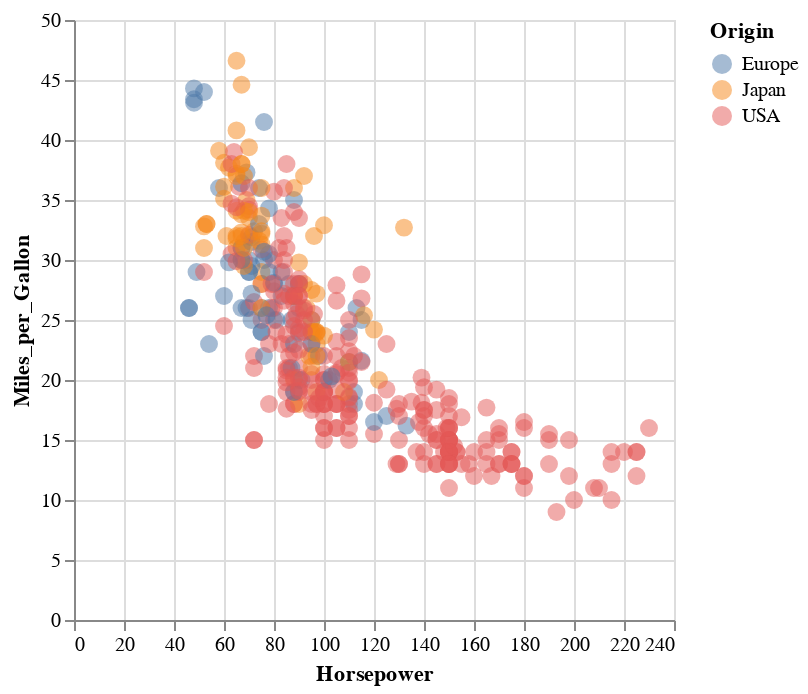

Here is the notebook cell this chart was saved with:
### Code cell
# 2.3.2 interval 

# example of an interval

#step1, click drag to select a range in the x and y directions
selection=alt.selection_interval();

#step2
colorCondition=alt.condition(selection,"Origin",alt.value("gray"))

hp_mpg.add_params(
    #step3
    selection
).encode(
    #step4
    color=colorCondition,
)

### Figure 1 — Vega-Lite specification as saved in the notebook (floating-point values rounded to 4 significant figures; data arrays with more than 128 entries replaced by an {"elided": "..."} marker saying what was removed)
{"config": {"view": {"continuousWidth": 300, "continuousHeight": 300}}, "data": {"name": "data-8e25068d8b9a578f41a59c91e539d690"}, "mark": {"type": "circle", "opacity": 0.5, "size": 80}, "encoding": {"color": {"condition": {"param": "param_7", "field": "Origin"}, "value": "gray"}, "x": {"field": "Horsepower", "type": "quantitative"}, "y": {"field": "Miles_per_Gallon", "type": "quantitative"}}, "params": [{"name": "param_7", "select": {"type": "interval"}}], "$schema": "https://vega.github.io/schema/vega-lite/v5.16.3.json", "datasets": {"data-8e25068d8b9a578f41a59c91e539d690": {"elided": "406 records"}}}
